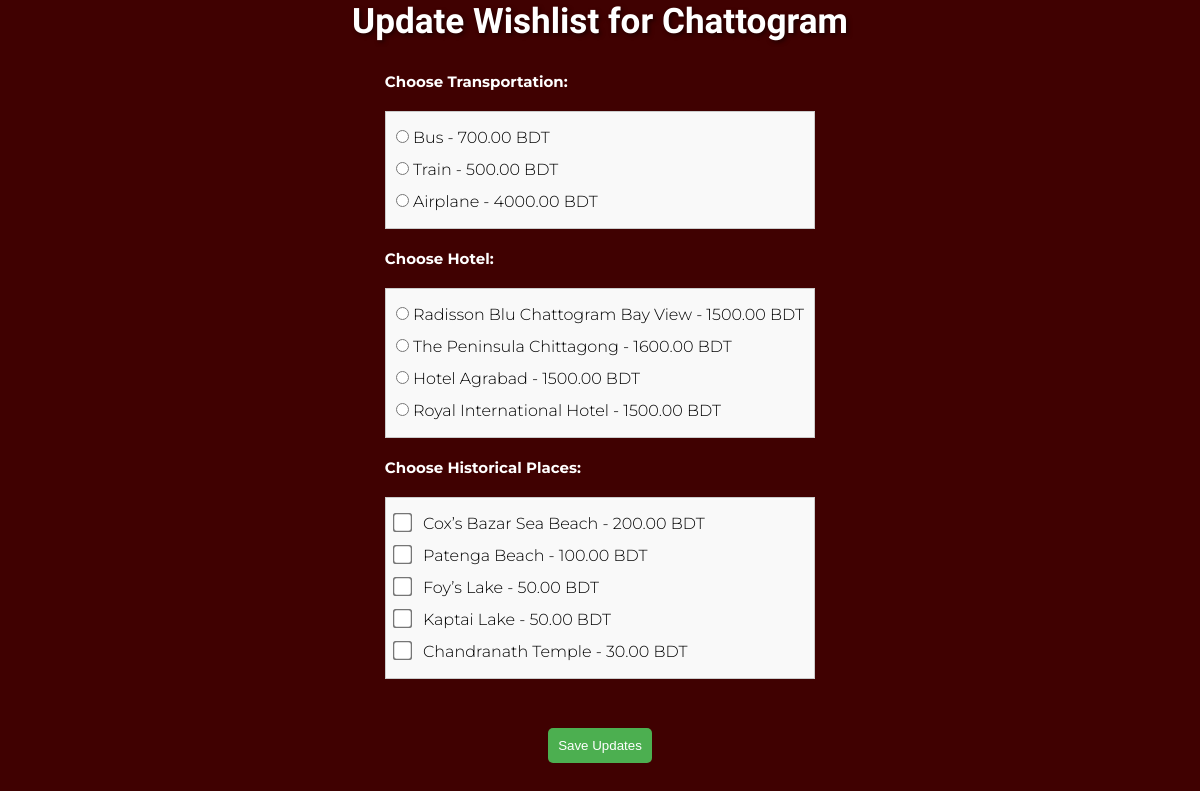
The page /update_wishlist.php?place_id=2 (signed in) on the database its author committed.
### tables this page shows
CREATE TABLE `place` (
  `place_id` int(11) NOT NULL,
  `place_name` varchar(50) NOT NULL,
  `best_season` varchar(20) NOT NULL,
  `place_pic` varchar(512) DEFAULT NULL
);

CREATE TABLE `transportation` (
  `transport_id` int(11) NOT NULL,
  `place_id` int(11) NOT NULL,
  `type` varchar(20) NOT NULL,
  `cost` decimal(10,2) NOT NULL
);

CREATE TABLE `hotel` (
  `hotel_id` int(11) NOT NULL,
  `place_id` int(11) NOT NULL,
  `hotel_name` varchar(100) NOT NULL,
  `stars` int(11) DEFAULT NULL CHECK (`stars` between 1 and 5),
  `avg_price` decimal(10,2) NOT NULL,
  `maps` varchar(256) DEFAULT NULL
);

CREATE TABLE `historicalplace` (
  `historical_id` int(11) NOT NULL,
  `place_id` int(11) NOT NULL,
  `name` varchar(100) NOT NULL,
  `description` text NOT NULL,
  `ticket_price` decimal(10,2) DEFAULT 0.00,
  `map` varchar(512) DEFAULT NULL,
  `picture` varchar(512) DEFAULT NULL
);

### update_wishlist.php (the view, shortened to what this page needs)
<?php
require_once 'DBconnect.php';
$place_id = $_GET['place_id'];
$sql = "SELECT place_name FROM Place WHERE place_id = $place_id";
$result = $conn->query($sql);
$place = $result->fetch_assoc();
?>
<!DOCTYPE html>
<html lang="en">
<head>
    <link rel="stylesheet" href="style.css">
</head>
<body class="home">
    <main>
        <div class="user-info">
            <h3>Update Wishlist for <?php echo $place['place_name']; ?></h3>
        </div>
        <div class="wishlist-container">
            <form action="" method="POST">
                <h3>Choose Transportation:</h3>
                <div class="description-box-update">
                    <?php
                    $transport_sql = "SELECT transport_id, type, cost FROM Transportation WHERE place_id = $place_id";
                    $transport_result = $conn->query($transport_sql);
                    while ($transport = $transport_result->fetch_assoc()) {
                        echo "<label><input type='radio' name='transport_id' value='{$transport['transport_id']}'> {$transport['type']} - {$transport['cost']} BDT</label><br>";
                    }
                    ?>
                </div>
                <h3>Choose Hotel:</h3>
                <div class="description-box-update">
                    <?php
                    $hotel_sql = "SELECT hotel_id, hotel_name, avg_price FROM Hotel WHERE place_id = $place_id";
                    $hotel_result = $conn->query($hotel_sql);
                    while ($hotel = $hotel_result->fetch_assoc()) {
                        echo "<label><input type='radio' name='hotel_id' value='{$hotel['hotel_id']}'> {$hotel['hotel_name']} - {$hotel['avg_price']} BDT</label><br>";
                    }
                    ?>
                </div>
                <h3>Choose Historical Places:</h3>
                <div class="description-box-update">
                    <?php
                    $historical_sql = "SELECT historical_id, name, ticket_price FROM HistoricalPlace WHERE place_id = $place_id";
                    $historical_result = $conn->query($historical_sql);
                    while ($historical = $historical_result->fetch_assoc()) {
                        echo "<label><input type='checkbox' name='historical_ids[]' value='{$historical['historical_id']}'> {$historical['name']} - {$historical['ticket_price']} BDT</label><br>";
                    }
                    ?>
                </div>
                <br>
                <div class="submit-btn-container">
                    <button type="submit" class="submit-btn">Save Updates</button>
                </div>
            </form>
        </div>
    </main>
</body>
</html>

### style.css (style rules this page uses)
* { margin: 0; padding: 0; box-sizing: border-box; }
html, body { height: 100%; font-family: Delius, Montserrat; font-optical-sizing: auto; font-weight: 300; font-style: normal; }
body.home { background-color: #400101; }
.submit-btn-container { display: flex; justify-content: center; align-items: center; margin-top: 10px; }
.submit-btn { background-color: #4CAF50; color: white; padding: 10px; border: none; cursor: pointer; border-radius: 5px; }
.wishlist-container { display: flex; flex-wrap: wrap; gap: 20px; justify-content: center; padding: 20px; }
.user-info { display: flex; justify-content: space-between; align-items: center; justify-self: center; font-size: 30px; color: white; text-shadow: 2px 2px 4px rgba(0, 0, 0, 0.5); }
.wishlist-container h3 { font-size: 15px; font-weight: 700; margin-bottom: 10px; color: white; font-family: Montserrat; margin-top: 10px; }
.description-box-update { font-family: Montserrat; border: 1px solid #ccc; padding: 10px; margin-top: 20px; margin-bottom: 20px; background-color: #f9f9f9; line-height: 2; }
.description-box-update input[type="checkbox"] { margin-right: 10px; margin-bottom: 10px; transform: scale(1.5); }

### rows shown on the page
place: place_name "Chattogram"
transportation: type "Bus", cost "700.00"
transportation: type "Train", cost "500.00"
transportation: type "Airplane", cost "4000.00"
hotel: hotel_name "Radisson Blu Chattogram Bay View", avg_price "1500.00"
hotel: hotel_name "The Peninsula Chittagong", avg_price "1600.00"
hotel: hotel_name "Hotel Agrabad", avg_price "1500.00"
hotel: hotel_name "Royal International Hotel", avg_price "1500.00"
historicalplace: name "Cox’s Bazar Sea Beach", ticket_price "200.00"
historicalplace: name "Patenga Beach", ticket_price "100.00"
historicalplace: name "Foy’s Lake", ticket_price "50.00"
historicalplace: name "Kaptai Lake", ticket_price "50.00"
historicalplace: name "Chandranath Temple", ticket_price "30.00"
